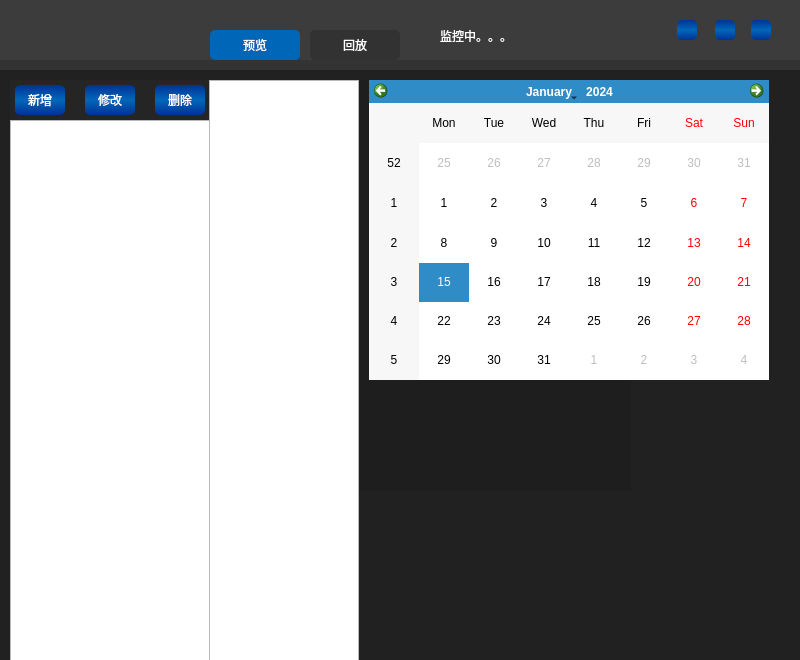
<?xml version="1.0" encoding="UTF-8"?>
<ui version="4.0">
 <class>XViewerClass</class>
 <widget class="QWidget" name="XViewerClass">
  <property name="geometry">
   <rect>
    <x>0</x>
    <y>0</y>
    <width>800</width>
    <height>660</height>
   </rect>
  </property>
  <property name="windowTitle">
   <string>XViewer</string>
  </property>
  <property name="windowIcon">
   <iconset resource="xviewer.qrc">
    <normaloff>:/XViewer/img/webcam_icon_129436.ico</normaloff>:/XViewer/img/webcam_icon_129436.ico</iconset>
  </property>
  <property name="styleSheet">
   <string notr="true">/* 按钮样式 */
QPushButton:hover

 { 
background-color: qlineargradient(spread:pad, x1:0, y1:0, x2:0, y2:1, stop:0 rgba(0, 102, 184, 255), stop:0.495 rgba(39, 39, 39, 255), stop:0.505 rgba(39,39, 39, 255), stop:1 rgba(0, 102, 184, 255));
border: none;
border-radius:5px;
color: rgb(255, 255, 255);
font: 75 12pt &quot;黑体&quot;;
 }
QPushButton:!hover
 { 
	background-color: qlineargradient(spread:pad, x1:0, y1:0, x2:0, y2:1, stop:0 rgba(0, 50, 150, 255), stop:0.495 rgba(0, 102, 184, 255), stop:0.505 rgba(0, 102, 184, 255), stop:1 rgba(0, 50, 150, 255));
 border: none;
border-radius:5px;
color: rgb(255, 255, 255);
font: 75 12pt &quot;黑体&quot;;
 }



/* 顶部样式 */
#XViewerClass {
    background-color: #333333;
    border-radius: 0px;
}
#head
{
	background-color:#3c3c3c;
}

#logo
{
	border-image: url(:/XViewer/img/webcam_icon_129436.png);
}

#close
{
	border-image: url(:/XViewer/img/application_exit_icon_181084.png);
}

#max
{
	border-image: url(:/XViewer/img/window_maximize_icon_181228.png);
}

#min
{
	border-image: url(:/XViewer/img/window_minimize_icon_181229.png);
}

#normal
{
	
	border-image: url(:/XViewer/img/window_restore_icon_181231.png);
}

/* body 样式 */
#body
{
	background-color: #212121;
}

#left
{
	background-color: #252525;
}

#cams
{
	background-color: #1e1e1e;
}

#status
{
	color: rgb(255, 255, 255);
	font: 75 9pt &quot;Adobe Arabic&quot;;
}

/*tab 菜单按钮切换样式 */

#preview
{
background-color: rgb(50, 50, 50);
}
#playback
{
background-color: rgb(50, 50, 50);
}

#preview:checked
{
background-color: rgb(0, 102, 184);
}
#playback:checked
{
background-color: rgb(0, 102, 184);
}






</string>
  </property>
  <widget class="QWidget" name="head" native="true">
   <property name="geometry">
    <rect>
     <x>0</x>
     <y>0</y>
     <width>800</width>
     <height>60</height>
    </rect>
   </property>
   <property name="maximumSize">
    <size>
     <width>16777215</width>
     <height>60</height>
    </size>
   </property>
   <widget class="QWidget" name="logo" native="true">
    <property name="geometry">
     <rect>
      <x>0</x>
      <y>0</y>
      <width>60</width>
      <height>60</height>
     </rect>
    </property>
   </widget>
   <widget class="QWidget" name="head_button" native="true">
    <property name="geometry">
     <rect>
      <x>650</x>
      <y>0</y>
      <width>150</width>
      <height>60</height>
     </rect>
    </property>
    <property name="maximumSize">
     <size>
      <width>150</width>
      <height>16777215</height>
     </size>
    </property>
    <widget class="QPushButton" name="min">
     <property name="geometry">
      <rect>
       <x>27</x>
       <y>20</y>
       <width>20</width>
       <height>20</height>
      </rect>
     </property>
     <property name="text">
      <string/>
     </property>
     <property name="flat">
      <bool>true</bool>
     </property>
    </widget>
    <widget class="QPushButton" name="max">
     <property name="enabled">
      <bool>true</bool>
     </property>
     <property name="geometry">
      <rect>
       <x>65</x>
       <y>20</y>
       <width>20</width>
       <height>20</height>
      </rect>
     </property>
     <property name="text">
      <string/>
     </property>
     <property name="flat">
      <bool>true</bool>
     </property>
    </widget>
    <widget class="QPushButton" name="close">
     <property name="geometry">
      <rect>
       <x>101</x>
       <y>20</y>
       <width>20</width>
       <height>20</height>
      </rect>
     </property>
     <property name="text">
      <string/>
     </property>
     <property name="flat">
      <bool>true</bool>
     </property>
    </widget>
    <widget class="QPushButton" name="normal">
     <property name="enabled">
      <bool>true</bool>
     </property>
     <property name="geometry">
      <rect>
       <x>65</x>
       <y>20</y>
       <width>20</width>
       <height>20</height>
      </rect>
     </property>
     <property name="text">
      <string/>
     </property>
     <property name="flat">
      <bool>true</bool>
     </property>
    </widget>
    <zorder>normal</zorder>
    <zorder>min</zorder>
    <zorder>max</zorder>
    <zorder>close</zorder>
   </widget>
   <widget class="QLabel" name="status">
    <property name="geometry">
     <rect>
      <x>440</x>
      <y>20</y>
      <width>251</width>
      <height>31</height>
     </rect>
    </property>
    <property name="text">
     <string>监控中。。。</string>
    </property>
   </widget>
   <widget class="QPushButton" name="preview">
    <property name="geometry">
     <rect>
      <x>210</x>
      <y>30</y>
      <width>90</width>
      <height>30</height>
     </rect>
    </property>
    <property name="text">
     <string>预览</string>
    </property>
    <property name="checkable">
     <bool>true</bool>
    </property>
    <property name="checked">
     <bool>true</bool>
    </property>
    <property name="autoExclusive">
     <bool>true</bool>
    </property>
   </widget>
   <widget class="QPushButton" name="playback">
    <property name="geometry">
     <rect>
      <x>310</x>
      <y>30</y>
      <width>90</width>
      <height>30</height>
     </rect>
    </property>
    <property name="text">
     <string>回放</string>
    </property>
    <property name="checkable">
     <bool>true</bool>
    </property>
    <property name="autoExclusive">
     <bool>true</bool>
    </property>
   </widget>
   <zorder>head_button</zorder>
   <zorder>logo</zorder>
   <zorder>status</zorder>
   <zorder>preview</zorder>
   <zorder>playback</zorder>
  </widget>
  <widget class="QWidget" name="body" native="true">
   <property name="geometry">
    <rect>
     <x>0</x>
     <y>70</y>
     <width>800</width>
     <height>600</height>
    </rect>
   </property>
   <widget class="QWidget" name="left" native="true">
    <property name="geometry">
     <rect>
      <x>10</x>
      <y>10</y>
      <width>200</width>
      <height>600</height>
     </rect>
    </property>
    <property name="maximumSize">
     <size>
      <width>200</width>
      <height>16777215</height>
     </size>
    </property>
    <widget class="QListWidget" name="cam_list">
     <property name="geometry">
      <rect>
       <x>0</x>
       <y>40</y>
       <width>200</width>
       <height>1000</height>
      </rect>
     </property>
     <property name="dragEnabled">
      <bool>true</bool>
     </property>
     <property name="iconSize">
      <size>
       <width>50</width>
       <height>50</height>
      </size>
     </property>
    </widget>
    <widget class="QPushButton" name="add_cam">
     <property name="geometry">
      <rect>
       <x>5</x>
       <y>5</y>
       <width>50</width>
       <height>30</height>
      </rect>
     </property>
     <property name="text">
      <string>新增</string>
     </property>
    </widget>
    <widget class="QPushButton" name="set_cam">
     <property name="geometry">
      <rect>
       <x>75</x>
       <y>5</y>
       <width>50</width>
       <height>30</height>
      </rect>
     </property>
     <property name="text">
      <string>修改</string>
     </property>
    </widget>
    <widget class="QPushButton" name="del_cam">
     <property name="geometry">
      <rect>
       <x>145</x>
       <y>5</y>
       <width>50</width>
       <height>30</height>
      </rect>
     </property>
     <property name="text">
      <string>删除</string>
     </property>
    </widget>
   </widget>
   <widget class="QWidget" name="cams" native="true">
    <property name="geometry">
     <rect>
      <x>220</x>
      <y>10</y>
      <width>411</width>
      <height>411</height>
     </rect>
    </property>
   </widget>
   <widget class="QWidget" name="playback_wid" native="true">
    <property name="geometry">
     <rect>
      <x>209</x>
      <y>10</y>
      <width>600</width>
      <height>800</height>
     </rect>
    </property>
    <widget class="XCalendar" name="cal">
     <property name="geometry">
      <rect>
       <x>160</x>
       <y>0</y>
       <width>400</width>
       <height>300</height>
      </rect>
     </property>
    </widget>
    <widget class="QListWidget" name="time_list">
     <property name="geometry">
      <rect>
       <x>0</x>
       <y>0</y>
       <width>150</width>
       <height>800</height>
      </rect>
     </property>
    </widget>
    <zorder>time_list</zorder>
    <zorder>cal</zorder>
   </widget>
  </widget>
 </widget>
 <layoutdefault spacing="6" margin="11"/>
 <customwidgets>
  <customwidget>
   <class>XCalendar</class>
   <extends>QCalendarWidget</extends>
   <header>xcalendar.h</header>
  </customwidget>
 </customwidgets>
 <resources>
  <include location="xviewer.qrc"/>
 </resources>
 <connections>
  <connection>
   <sender>close</sender>
   <signal>clicked()</signal>
   <receiver>XViewerClass</receiver>
   <slot>close()</slot>
   <hints>
    <hint type="sourcelabel">
     <x>765</x>
     <y>22</y>
    </hint>
    <hint type="destinationlabel">
     <x>651</x>
     <y>599</y>
    </hint>
   </hints>
  </connection>
  <connection>
   <sender>min</sender>
   <signal>clicked()</signal>
   <receiver>XViewerClass</receiver>
   <slot>showMinimized()</slot>
   <hints>
    <hint type="sourcelabel">
     <x>685</x>
     <y>31</y>
    </hint>
    <hint type="destinationlabel">
     <x>615</x>
     <y>599</y>
    </hint>
   </hints>
  </connection>
  <connection>
   <sender>normal</sender>
   <signal>clicked()</signal>
   <receiver>XViewerClass</receiver>
   <slot>NormalWindow()</slot>
   <hints>
    <hint type="sourcelabel">
     <x>726</x>
     <y>29</y>
    </hint>
    <hint type="destinationlabel">
     <x>769</x>
     <y>659</y>
    </hint>
   </hints>
  </connection>
  <connection>
   <sender>max</sender>
   <signal>clicked()</signal>
   <receiver>XViewerClass</receiver>
   <slot>MaxWindow()</slot>
   <hints>
    <hint type="sourcelabel">
     <x>724</x>
     <y>29</y>
    </hint>
    <hint type="destinationlabel">
     <x>399</x>
     <y>299</y>
    </hint>
   </hints>
  </connection>
  <connection>
   <sender>add_cam</sender>
   <signal>clicked()</signal>
   <receiver>XViewerClass</receiver>
   <slot>AddCam()</slot>
   <hints>
    <hint type="sourcelabel">
     <x>39</x>
     <y>90</y>
    </hint>
    <hint type="destinationlabel">
     <x>799</x>
     <y>215</y>
    </hint>
   </hints>
  </connection>
  <connection>
   <sender>set_cam</sender>
   <signal>clicked()</signal>
   <receiver>XViewerClass</receiver>
   <slot>SetCam()</slot>
   <hints>
    <hint type="sourcelabel">
     <x>113</x>
     <y>94</y>
    </hint>
    <hint type="destinationlabel">
     <x>131</x>
     <y>643</y>
    </hint>
   </hints>
  </connection>
  <connection>
   <sender>del_cam</sender>
   <signal>clicked()</signal>
   <receiver>XViewerClass</receiver>
   <slot>DelCam()</slot>
   <hints>
    <hint type="sourcelabel">
     <x>173</x>
     <y>102</y>
    </hint>
    <hint type="destinationlabel">
     <x>168</x>
     <y>627</y>
    </hint>
   </hints>
  </connection>
  <connection>
   <sender>preview</sender>
   <signal>clicked()</signal>
   <receiver>XViewerClass</receiver>
   <slot>Preview()</slot>
   <hints>
    <hint type="sourcelabel">
     <x>268</x>
     <y>33</y>
    </hint>
    <hint type="destinationlabel">
     <x>250</x>
     <y>629</y>
    </hint>
   </hints>
  </connection>
  <connection>
   <sender>playback</sender>
   <signal>clicked()</signal>
   <receiver>XViewerClass</receiver>
   <slot>Playback()</slot>
   <hints>
    <hint type="sourcelabel">
     <x>344</x>
     <y>40</y>
    </hint>
    <hint type="destinationlabel">
     <x>360</x>
     <y>634</y>
    </hint>
   </hints>
  </connection>
  <connection>
   <sender>cam_list</sender>
   <signal>clicked(QModelIndex)</signal>
   <receiver>XViewerClass</receiver>
   <slot>SelectCamera(QModelIndex)</slot>
   <hints>
    <hint type="sourcelabel">
     <x>40</x>
     <y>285</y>
    </hint>
    <hint type="destinationlabel">
     <x>91</x>
     <y>-32</y>
    </hint>
   </hints>
  </connection>
  <connection>
   <sender>cal</sender>
   <signal>clicked(QDate)</signal>
   <receiver>XViewerClass</receiver>
   <slot>SelectDate(QDate)</slot>
   <hints>
    <hint type="sourcelabel">
     <x>485</x>
     <y>153</y>
    </hint>
    <hint type="destinationlabel">
     <x>466</x>
     <y>-21</y>
    </hint>
   </hints>
  </connection>
  <connection>
   <sender>time_list</sender>
   <signal>activated(QModelIndex)</signal>
   <receiver>XViewerClass</receiver>
   <slot>PlayVideo(QModelIndex)</slot>
   <hints>
    <hint type="sourcelabel">
     <x>233</x>
     <y>139</y>
    </hint>
    <hint type="destinationlabel">
     <x>243</x>
     <y>-20</y>
    </hint>
   </hints>
  </connection>
 </connections>
 <slots>
  <slot>MaxWindow()</slot>
  <slot>NormalWindow()</slot>
  <slot>AddCam()</slot>
  <slot>SetCam()</slot>
  <slot>DelCam()</slot>
  <slot>Preview()</slot>
  <slot>Playback()</slot>
  <slot>SelectCamera(QModelIndex)</slot>
  <slot>SelectDate(QDate)</slot>
  <slot>PlayVideo(QModelIndex)</slot>
 </slots>
</ui>
